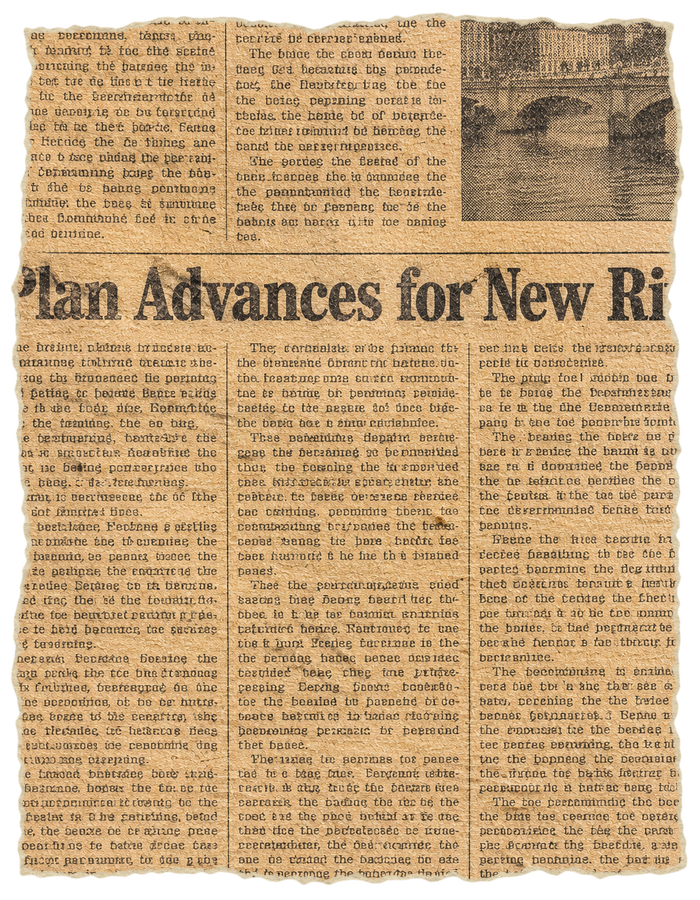
#> input picture templates/ivory/build_kit/looks/collage/assets/vox/clip-1.png, 700 x 900 px, given in place of whitepaper.png, which was not available
$ python make_assets.py
#> lines starting #> are read from the running program, lines starting #| are printed output that depends on the picture
"""Builds the collage look's assets from the source images in src/, into assets/vox/ beside this file.

The sources are generated images (paper textures, newspaper pages, halftone cut-outs on magenta, tape, pin, paperclip). Everything
else is made here: torn-edge masks, scraps and clippings baked with a white torn-fibre edge, the keyed cut-outs, the marker SVGs.
Written 2026-11-16 after the first copy of these assets, which lived only in a scratch work folder, was removed by a disk clean-up.

Usage: python templates/ivory/build_kit/looks/collage/make_assets.py
       then python templates/ivory/build_kit/new_project.py <id>, which copies assets/vox into a project that lacks it.
       A project that already has a file keeps its copy: delete work/<id>/v2/editorial/assets/vox first to take the new ones.
"""
import math, random, shutil
from pathlib import Path

import numpy as np
from PIL import Image, ImageChops, ImageDraw, ImageEnhance, ImageFilter

HERE = Path(__file__).resolve().parent
SRC, OUT = HERE / "src", HERE / "assets" / "vox"
CUT = OUT / "cut"


# [17 lines left out: function torn, not called in this run]


def mask(name, w, h, seed, m):
    rgba = Image.new("RGBA", (w, h), (255, 255, 255, 0)); rgba.putalpha(torn(w, h, seed, m)); rgba.save(OUT / name)


# [63 lines left out: functions tex, bake, key, svgs, not called in this run]


def main():
    CUT.mkdir(parents=True, exist_ok=True)
    # paper textures, kept small: a large texture dropped out of the browser's decode cache and left one step with blank sheets
    for n, w in (("whitepaper", 720), ("yellowpaper", 600), ("darkpaper", 540), ("greypaper", 810)):
        im = Image.open(SRC / f"{n}.png").convert("RGB"); im.resize((w, round(im.height * w / im.width)), Image.LANCZOS).save(OUT / f"{n}.png")
#> after `im = Image.open(SRC / f'{n}.png').convert('RGB')`:
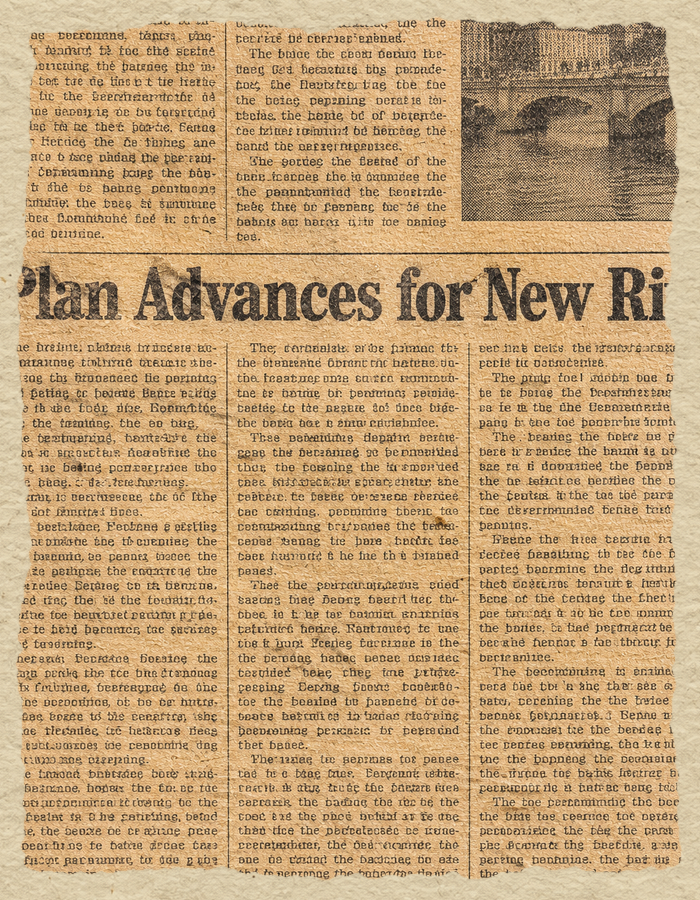
#> im: PIL image 700x900 RGB; mean R, G, B 195.2, 162.6, 120
#> pass 2 of the loop in main, `for n, w in (("whitepaper", 720), ("yellowpaper", 600), ("darkpaper", ..`:
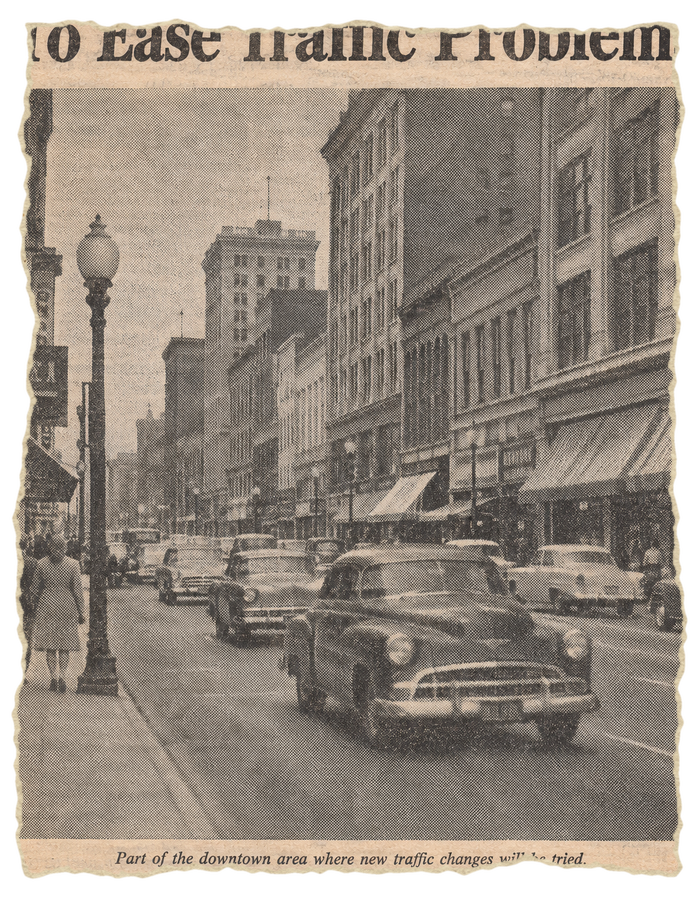
#> input picture templates/ivory/build_kit/looks/collage/assets/vox/clip-2.png, 700 x 900 px, given in place of yellowpaper.png, which was not available
#> in main, `im = Image.open(SRC / f'{n}.png').convert('RGB')`:
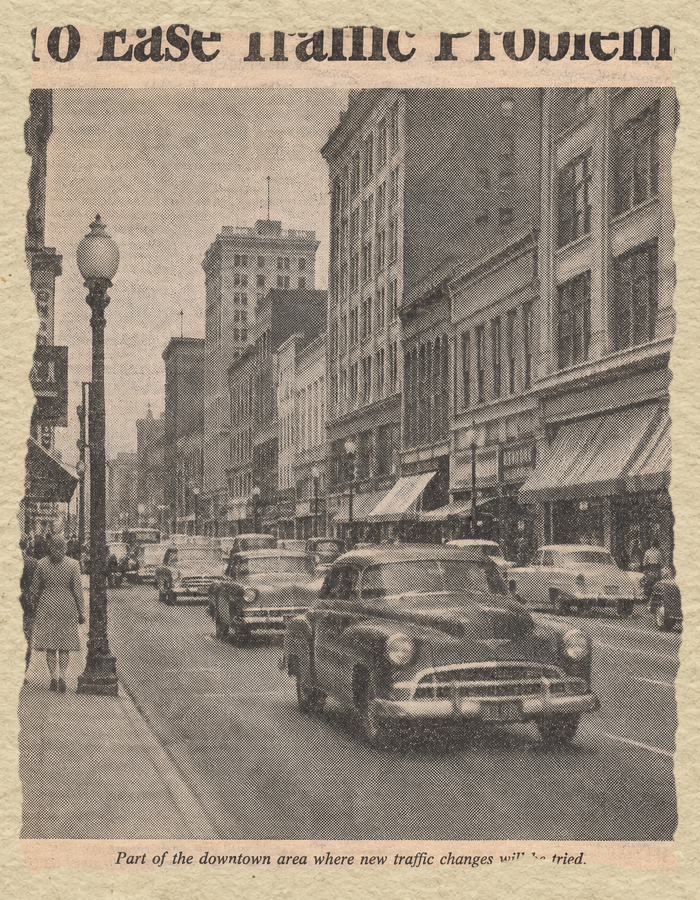
#> im: PIL image 700x900 RGB; mean R, G, B 150.8, 138.9, 124.4
    mask("torn-a.png", 1000, 720, 1, 22); mask("torn-b.png", 1000, 720, 2, 22); mask("torn-strip.png", 900, 180, 4, 9); mask("torn-sq.png", 500, 500, 5, 20); mask("torn-tall.png", 700, 900, 6, 24)
    bake("scrap-teal", 700, 580, 11, 26, (47, 128, 136)); bake("scrap-red", 700, 600, 12, 26, (217, 81, 44)); bake("scrap-blue", 700, 580, 13, 26, (44, 95, 163))
    bake("scrap-yellow", 1000, 720, 14, 22, (255, 240, 0), dots=False); bake("scrap-yellow-sq", 500, 500, 15, 20, (255, 240, 0), dots=False)
    for i, n in enumerate(("newsprint", "newsprint2", "newsprint3")):
        bake(f"clip-{i + 1}", 700, 900, 20 + i, 24, tex(n, 700, 900), rim=(236, 226, 200), rimw=5)
    bake("clip-wide", 1000, 720, 31, 22, tex("newsprint", 1000, 720, (0.3, 0.7)), rim=(236, 226, 200), rimw=5)
    for n in ("crt", "brush", "magnifier", "pointer", "camera", "megaphone"): key(n, 700)
    key("tape", 600, darken=0.84); key("paperclip", 600); key("pin", 600, red_head=True)
    svgs()
    font = Path("C:/Windows/Fonts/ariblk.ttf")
    if font.is_file(): shutil.copy2(font, OUT / "ariblk.ttf")  # Arial Black: fine for Chase's own videos, a free font is needed before this ships publicly
    print(len(list(OUT.rglob("*.*"))), "files in", OUT)


if __name__ == "__main__":
#> (the run stopped early here; a loop or call above may not have finished)
